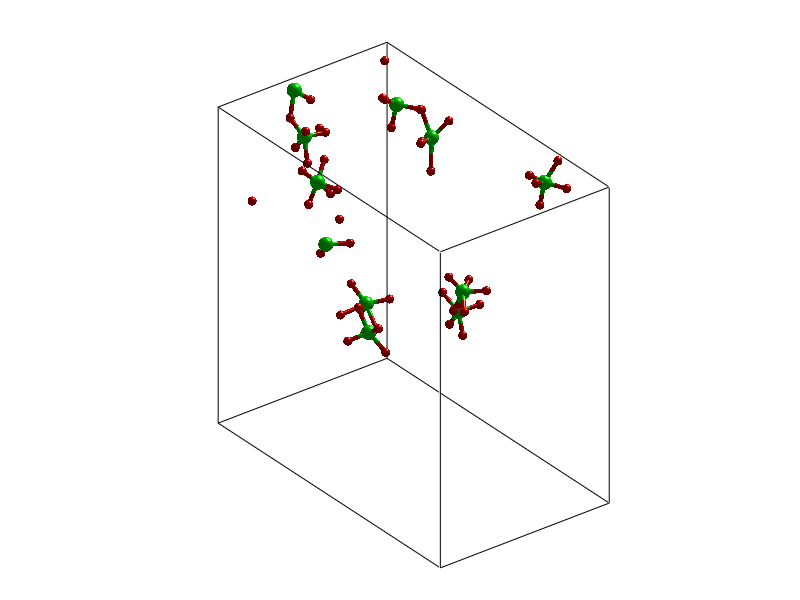

The MATLAB source for this figure:
clear all;
clc;
%========= mo file va doc toa do, sh=so hat= so nguyen tu==
fid=fopen('Si_5.dat'); 
%A00=fscanf(fid,'%d    %f  ',[2 1]);
A=fscanf(fid,'%d    %f  %f    %f    %f  %d',[6 inf]);
A=A';
l=45.85;
rmin2=2.7;
sh=length(A(:,1))
Lx1=6; Lx2=20;
Ly1=6; Ly2=30;
Lz1=6; Lz2=30;
U=size(A)
j=0;
for i=1:sh
 if((A(i, 2)>Lx1)&(A(i,2)<Lx2)&((A(i,3)>Ly1)&(A(i,3)<Ly2))&((A(i,4)>Lz1)&(A(i,4)<Lz2)))
    j=j+1;
    x(j)=A(i,2);
    y(j)=A(i,3);
    z(j)=A(i,4);
    id(j)=A(i,5);
    c(j)=A(i,6);
   end
end
clear A;
sh=length(x);
  %/////////////////////////////////////
% draw atomics general for 3 different atomics

mau1=[0 1 0];
mau2=[1 0 0];
mau3=[0 1 0];
mau4=[0 0 1];
 [Sx Sy Sz]=sphere(40);
 
 
%  for i=1:sh
%         if z(i)>l/2
%          z(i)=z(i)-l;
%      end
%  end
%  for i=1:sh
%         if x(i)<l/2
%          x(i)=x(i)+l;
%      end
%  end
% 
%  for i=1:sh
%         if y(i)<l/2
%          y(i)=y(i)+l;
%      end
%  end
 
  for i=1:sh
     if(id(i)==1)
         Ray=.5; mau=mau1;
     elseif (id(i)==2)
         Ray=.3; mau=mau2;
     elseif (id(i)==5)
         Ray=0.6; mau=mau3;
    end
          surface((Ray*Sx + x(i)),(Ray*Sy + y(i)),(Ray*Sz + z(i)),'FaceColor',mau, 'EdgeColor','none'); 
     
  end
   view(3)
 %+++++++++++++++++ ++++++ ve tru lien ket+++++++
[xcyl,ycyl,zcyl]=cylinder(1,40); %z-oriented
dirc=[1e-10 1e-10 100000']; %Create a vector with a z-direction
Ray=0.15
colorbond1=mau1; 
colorbond2=mau2;
                                        
  for i=1:sh
    for j=1:sh
     r=sqrt((x(i)-x(j))*(x(i)-x(j))+(y(i)-y(j))*(y(i)-y(j))+(z(i)-z(j))*(z(i)-z(j))); 
        if (r<rmin2)&(id(i)==1)
            if(id(j)==1)&(id(i)==2); colorbond1=mau1;colorbond2=mau2;
                
            end
%             if(id(i)==2); colorbond1=mau2;
%                 
%            end
            a=xcyl*Ray;
            b=ycyl*Ray;
            c=zcyl;
                    %first atom position
                    pc(1,1:3)= [x(i), y(i), z(i) ];
                    %second atom position
                    pc(2,1:3)= [(x(j)+x(i))/2, (y(j)+y(i))/2,(z(j)+z(i))/2];
                    %Bond creation
                    [m,I]=sort(pc(:,3));
                     a1=I(1);
                     b1=I(2);
                     h=surface(a+pc(a1,1),b+pc(a1,2),r*c/2+pc(a1,3),'FaceColor',colorbond1, 'EdgeColor','none');
                     a=pc(b1,:)-pc(a1,:);
                     b=dirc;
                     cr(1) = b(3)*a(2) - b(2)*a(3);
                     cr(2) = b(1)*a(3) - b(3)*a(1);
                     cr(3) = b(2)*a(1) - b(1)*a(2);
                     dir=pc(a1,:)+cr;
                     alfa=(180/pi)*(atan2(pc(b1,3)-pc(a1,3),((pc(b1,1)-pc(a1,1))^2+(pc(b1,2)-pc(a1,2))^2)^(1/2))-pi/2);                               
                     rotate(h,dir,alfa,pc(a1,:)+1e-9)
                     % ve nua tru sau
                     a=xcyl*Ray;
                     b=ycyl*Ray;
                     c=zcyl;
                    %first atom position
                    pc(1,1:3)= pc(2,1:3);
                    %second atom position
                    pc(2,1:3)= [x(j), y(j),z(j)];
                    %Bond creation
                    [m,I]=sort(pc(:,3));
                     a1=I(1);
                     b1=I(2);
                     h=surface(a+pc(a1,1),b+pc(a1,2),r*c/2+pc(a1,3),'FaceColor',colorbond2, 'EdgeColor','none');
                     a=pc(b1,:)-pc(a1,:);
                     b=dirc;
                     cr(1) = b(3)*a(2) - b(2)*a(3);
                     cr(2) = b(1)*a(3) - b(3)*a(1);
                     cr(3) = b(2)*a(1) - b(1)*a(2);
                     dir=pc(a1,:)+cr;
                     alfa=(180/pi)*(atan2(pc(b1,3)-pc(a1,3),((pc(b1,1)-pc(a1,1))^2+(pc(b1,2)-pc(a1,2))^2)^(1/2))-pi/2);                               
                     rotate(h,dir,alfa,pc(a1,:)+1e-9)
                    
                 end 
                end 
  end
     
  view(3)
  view(67, 12)
  
  % ve duong bao hinh hop
  mau3=[0 0 0];
  k1=1;
line([Lx1, Lx2],[Ly1, Ly1], [Lz1, Lz1],'Color',mau3,'LineWidth',k1*Ray);
line([Lx1, Lx2],[Ly1, Ly1], [Lz2, Lz2],'Color',mau3,'LineWidth',k1*Ray);
line([Lx1, Lx2],[Ly2, Ly2], [Lz1, Lz1],'Color',mau3,'LineWidth',k1*Ray);
line([Lx1, Lx2],[Ly2, Ly2], [Lz2, Lz2],'Color',mau3,'LineWidth',k1*Ray);

line([Lx2, Lx2],[Ly1, Ly1], [Lz1, Lz2],'Color',mau3,'LineWidth',k1*Ray);
line([Lx2, Lx2],[Ly2, Ly2], [Lz1, Lz2],'Color',mau3,'LineWidth',k1*Ray);
line([Lx1, Lx1],[Ly1, Ly1], [Lz1, Lz2],'Color',mau3,'LineWidth',k1*Ray);
line([Lx1, Lx1],[Ly2, Ly2], [Lz1, Lz2],'Color',mau3,'LineWidth',k1*Ray);

line([Lx2, Lx2],[Ly1, Ly2], [Lz1, Lz1],'Color',mau3,'LineWidth',k1*Ray);
line([Lx2, Lx2],[Ly1, Ly2], [Lz2, Lz2],'Color',mau3,'LineWidth',k1*Ray);
line([Lx1, Lx1],[Ly1, Ly2], [Lz1, Lz1],'Color',mau3,'LineWidth',k1*Ray);
line([Lx1, Lx1],[Ly1, Ly2], [Lz2, Lz2],'Color',mau3,'LineWidth',k1*Ray);
%//////////////////////////////////////////////////////////////////////////

                    
lighting gouraud
camlight
rotate3d on
set(gca,'DataAspectRatio',[ 1 1 1 ])
set(gca,'PlotBoxAspectRatio',[ 1 1 1 ])
set(gca,'CameraViewAngleMode','manual')
set(gcf,'Color',[1 1 1]);                %[0.1 0.2 0.8])
set(gcf,'Name','atomic viewer creat by HONGNV')
set(gca,'XTick',[])
set(gca,'YTick',[])
set(gca,'ZTick',[])
axis off
hold off
view(3)
fclose all